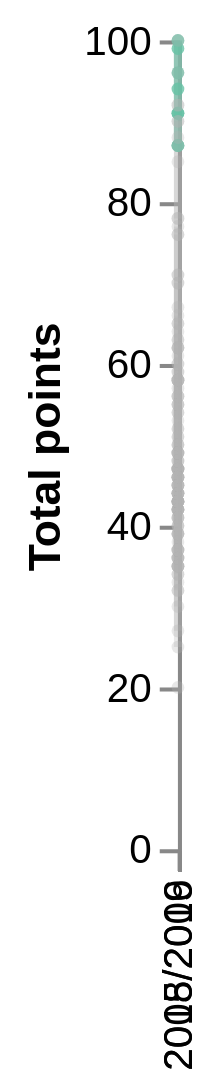

The Vega-Lite source for this figure:
### Vega specification from a JSON file in a GitHub repository (floating-point values rounded to 4 significant figures; data arrays with more than 128 entries replaced by an {"elided": "..."} marker saying what was removed)
{"$schema": "https://vega.github.io/schema/vega/v5.json", "background": "white", "padding": 5, "height": 200, "style": "cell", "data": [{"name": "selector001_store", "values": [{"unit": "layer_0", "fields": [{"type": "E", "field": "season"}], "values": ["2015/2016"]}]}, {"name": "selector002_store", "values": [{"unit": "layer_0", "fields": [{"type": "E", "field": "Team"}], "values": ["FC Barcelona"]}]}, {"name": "selector003_store", "values": [{"unit": "layer_0", "fields": [{"type": "E", "field": "Team"}], "values": ["Real Madrid CF"]}]}, {"name": "data-1bcb63dbc23ed73f15e9266575b1d168", "values": {"elided": "160 records"}}, {"name": "data_0", "source": "data-1bcb63dbc23ed73f15e9266575b1d168", "transform": [{"type": "formula", "expr": "datum.Team == selector002.Team ? datum.Team : (datum.Team == selector003.Team ? datum.Team : 'Other')", "as": "color"}, {"type": "formula", "expr": "datum.color == 'Other' ? 0 : 1", "as": "opacity"}, {"type": "formula", "expr": "indexof([selector002.Team, selector003.Team, 'Other'], datum.color)", "as": "order"}]}, {"name": "data_1", "source": "data_0", "transform": [{"type": "formula", "expr": "datum[\"color\"]===\"selector002.Team\" ? 0 : datum[\"color\"]===\"selector003.Team\" ? 1 : datum[\"color\"]===\"Other\" ? 2 : 3", "as": "color_color_sort_index"}]}, {"name": "data_2", "source": "data_0", "transform": [{"type": "formula", "expr": "datum.color == 'Other' ? 0 : 1", "as": "size"}, {"type": "formula", "expr": "datum[\"color\"]===\"selector002.Team\" ? 0 : datum[\"color\"]===\"selector003.Team\" ? 1 : datum[\"color\"]===\"Other\" ? 2 : 3", "as": "color_color_sort_index"}]}, {"name": "data_3", "source": "data_2", "transform": [{"type": "filter", "expr": "isValid(datum[\"opacity\"]) && isFinite(+datum[\"opacity\"]) && isValid(datum[\"size\"]) && isFinite(+datum[\"size\"]) && isValid(datum[\"Points\"]) && isFinite(+datum[\"Points\"])"}]}], "signals": [{"name": "width", "init": "isFinite(containerSize()[0]) ? containerSize()[0] : 400", "on": [{"update": "isFinite(containerSize()[0]) ? containerSize()[0] : 400", "events": "window:resize"}]}, {"name": "unit", "value": {}, "on": [{"events": "mousemove", "update": "isTuple(group()) ? group() : unit"}]}, {"name": "selector003_Team", "init": "\"Real Madrid CF\"", "bind": {"name": "Team B", "element": "#select-team-b"}}, {"name": "selector002_Team", "init": "\"FC Barcelona\"", "bind": {"name": "Team A", "element": "#select-team-a"}}, {"name": "selector001_season", "init": "\"2015/2016\"", "bind": {"name": "Season", "element": "#select-season"}}, {"name": "selector001", "update": "vlSelectionResolve(\"selector001_store\", \"union\")"}, {"name": "selector002", "update": "vlSelectionResolve(\"selector002_store\", \"union\")"}, {"name": "selector003", "update": "vlSelectionResolve(\"selector003_store\", \"union\")"}, {"name": "selector001_tuple", "update": "selector001_season !== null ? {fields: selector001_tuple_fields, values: [selector001_season]} : null"}, {"name": "selector001_tuple_fields", "value": [{"type": "E", "field": "season"}]}, {"name": "selector001_modify", "on": [{"events": {"signal": "selector001_tuple"}, "update": "modify(\"selector001_store\", selector001_tuple, true)"}]}, {"name": "selector002_tuple", "update": "selector002_Team !== null ? {fields: selector002_tuple_fields, values: [selector002_Team]} : null"}, {"name": "selector002_tuple_fields", "value": [{"type": "E", "field": "Team"}]}, {"name": "selector002_modify", "on": [{"events": {"signal": "selector002_tuple"}, "update": "modify(\"selector002_store\", selector002_tuple, true)"}]}, {"name": "selector003_tuple", "update": "selector003_Team !== null ? {fields: selector003_tuple_fields, values: [selector003_Team]} : null"}, {"name": "selector003_tuple_fields", "value": [{"type": "E", "field": "Team"}]}, {"name": "selector003_modify", "on": [{"events": {"signal": "selector003_tuple"}, "update": "modify(\"selector003_store\", selector003_tuple, true)"}]}], "marks": [{"name": "layer_0_pathgroup", "type": "group", "from": {"facet": {"name": "faceted_path_layer_0_main", "data": "data_1", "groupby": ["color", "Team", "opacity"]}}, "encode": {"update": {"width": {"field": {"group": "width"}}, "height": {"field": {"group": "height"}}}}, "marks": [{"name": "layer_0_marks", "type": "line", "style": ["line"], "sort": {"field": ["datum[\"order\"]"], "order": ["ascending"]}, "interactive": true, "from": {"data": "faceted_path_layer_0_main"}, "encode": {"update": {"stroke": {"scale": "color", "field": "color"}, "opacity": {"scale": "opacity", "field": "opacity"}, "tooltip": {"signal": "{\"Team\": ''+datum[\"Team\"], \"Points\": format(datum[\"Points\"], \"\")}"}, "x": {"scale": "x", "field": "season"}, "y": {"scale": "y", "field": "Points"}, "defined": {"signal": "isValid(datum[\"Points\"]) && isFinite(+datum[\"Points\"])"}}}}]}, {"name": "layer_1_marks", "type": "symbol", "style": ["circle"], "sort": {"field": ["datum[\"order\"]"], "order": ["ascending"]}, "interactive": false, "from": {"data": "data_3"}, "encode": {"update": {"opacity": {"scale": "opacity", "field": "opacity"}, "fill": {"scale": "color", "field": "color"}, "tooltip": {"signal": "{\"Team\": ''+datum[\"Team\"], \"Points\": format(datum[\"Points\"], \"\")}"}, "x": {"scale": "x", "field": "season"}, "y": {"scale": "y", "field": "Points"}, "size": [{"test": "!(length(data(\"selector001_store\"))) || (vlSelectionTest(\"selector001_store\", datum))", "scale": "size", "field": "size"}, {"value": 10}], "shape": {"value": "circle"}}}}], "scales": [{"name": "x", "type": "point", "domain": {"fields": [{"data": "data_1", "field": "season"}, {"data": "data_3", "field": "season"}], "sort": true}, "range": [0, {"signal": "width"}], "padding": 0.5}, {"name": "y", "type": "linear", "domain": {"fields": [{"data": "data_1", "field": "Points"}, {"data": "data_3", "field": "Points"}]}, "range": [{"signal": "height"}, 0], "nice": true, "zero": true}, {"name": "color", "type": "ordinal", "domain": {"fields": [{"data": "data_1", "field": "color"}, {"data": "data_2", "field": "color"}], "sort": {"op": "min", "field": "color_color_sort_index"}}, "range": ["#b3b3b3", "#66c2a5", "#fc8d62", "#b3b3b3"]}, {"name": "opacity", "type": "linear", "domain": {"fields": [{"data": "data_1", "field": "opacity"}, {"data": "data_3", "field": "opacity"}]}, "range": [0.3, 0.8], "zero": false}, {"name": "size", "type": "linear", "domain": {"data": "data_3", "field": "size"}, "range": [10, 75], "zero": true}], "axes": [{"scale": "y", "orient": "left", "gridScale": "x", "grid": true, "tickCount": {"signal": "ceil(height/40)"}, "domain": false, "labels": false, "maxExtent": 0, "minExtent": 0, "ticks": false, "zindex": 0}, {"scale": "x", "orient": "bottom", "grid": false, "labelAlign": "right", "labelAngle": 270, "labelBaseline": "middle", "labelOverlap": true, "zindex": 0}, {"scale": "y", "orient": "left", "grid": false, "title": "Total points", "labelOverlap": true, "tickCount": {"signal": "ceil(height/40)"}, "zindex": 0}]}
